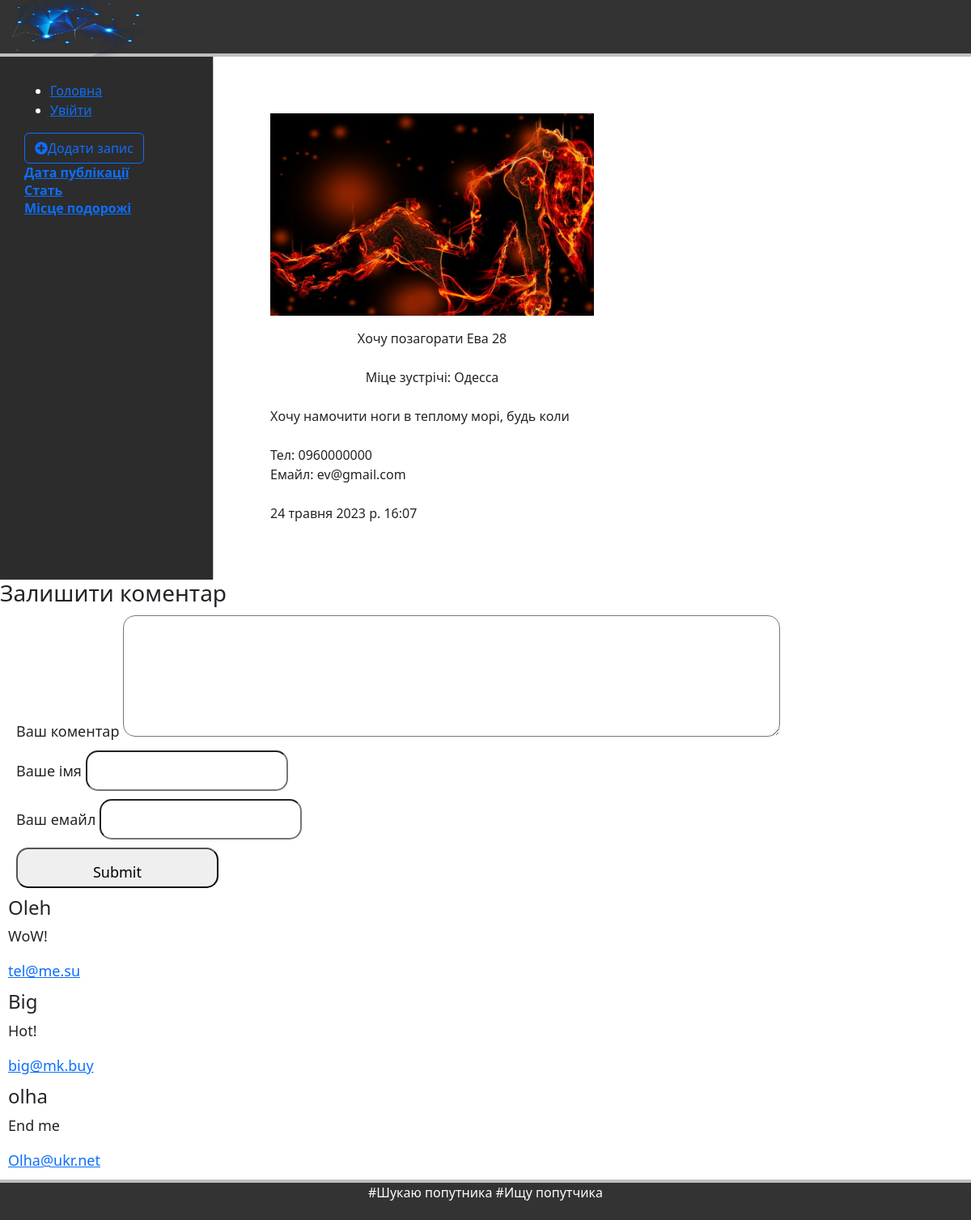
/2, run on the app's committed database.
### journey/models.py (models this page shows, shortened)
class Post(models.Model):
    autor = models.CharField('Автор ', max_length=50)
    age = models.CharField('Вік ', max_length=2)
    sex = models.CharField('Стать ', max_length=1, choices=GENDER_CHOICES)
    image = models.ImageField('Світлина ', upload_to='image/%Y', blank=True, null=True)
    title = models.CharField('Заголовок ', max_length=150)
    place = models.CharField('Місце подорожі ', max_length=150, choices=COUNTRY_CHOICES, blank=True, null=True)
    description = models.TextField('Опис ', max_length=2000)
    phone = models.CharField('Тел ', max_length=20, validators=[validate_integer])
    mail = models.EmailField('Емайл ', max_length=20, validators=[validate_email])
    date = models.DateTimeField('Дата публікації ', auto_now_add=True)
    class Meta:
        verbose_name = 'Запиc'
        verbose_name_plural = 'Записи'

class Comments(models.Model):
    email = models.EmailField()
    name = models.CharField('Автор:',max_length=50)
    text_comments = models.TextField('Текст коменту:', max_length=500)
    post = models.ForeignKey(Post, verbose_name='Публікація', on_delete=models.CASCADE)
    class Meta:
        verbose_name = 'Коментар'
        verbose_name_plural = 'Коментарі'

### journey/views.py (the view)
# urls.py: path('<int:pk>', views.PostViewDetail.as_view()),#, name='detail'),
class PostViewDetail(View):
    def get(self, request, pk):
        post = Post.objects.get(id=pk)
        return render(request, 'journey/detail.html', {'post': post})

### journey/templates/journey/detail.html (shortened to what this page needs)
{% extends 'journey/base.html' %}
{% load static %}
{% block content %}
{% if post.image %}
    <div class="image">
        <p align="center">
            <img src="{{ post.image.url }}" width="400px"/>
        </p>
    </div>
{% else %}
    <div class="image">
        <p align="center">
            <img src="{% static 'img/default.png' %}" width="300px"/>
        </p>
    </div>
{% endif %}
    <div align="center">
        <span>{{post.title}}  {{post.autor}}  {{post.age}}</span>
    </div>
    <div align="center">
        <br>
        Міце зустрічі: {{post.get_place_display}}
    </div>
    <div>
        <br>
        {{post.description}}
    </div>
    <div>
        <br>
        Тел: {{post.phone}}
        <br>
        Емайл: {{post.mail}}
    </div>
    <div>
        <br>
        {{post.date}}
        <br>
    </div>
</div>
<div class="form-comment">
    <h3>Залишити коментар</h3>
    <div>
        <form action="{% url 'add_comments' post.id %}" method="post">
            <div>
                <label>Ваш коментар</label>
                <textarea name="text_comments" id="" cols="30" rows="10"></textarea>
            </div>
            <div>
                <label>Ваше імя</label>
                <input type="text" name="name">
            </div>
            <div>
                <label>Ваш емайл</label>
                <input type="email" name="email">
            </div>
            <div>
                <input type="submit">
            </div>
        </form>
    </div>
</div>
<div>
    {% for comment in post.comments_set.all %}
    <div class="view-comment">
        <h4>{{ comment.name }}</h4>
        <p>
            {{ comment.text_comments }}
        </p>
        <div> <a class="color" e href="mailto:{{ comment.email }}">{{ comment.email }}</a>
        </div>
    </div>
    {% endfor %}
</div>
{% endblock %}

### journey/static/css/style.css (style rules this page uses)
* { margin: 0; padding: 0; }
.form-comment { font-size: 18px; }
.form-comment label { margin: 10px 10 px; }
.form-comment input { border-radius: 15px; padding: 15px; height: 50px; width: 250px; }
.form-comment textarea { border-radius: 15px; padding: 15px; height: 150px; width: 70%; resize: vertical; }
.form-comment div { margin: 10px; }
.view-comment { padding:10 px; margin: 10px; font-size: 18px; border-radius: 15px; }

### data on the page
Post: image (picture), title "Хочу позагорати", autor "Ева", age "28", place "Одесса", description "Хочу намочити ноги в теплому морі, будь коли", phone "0960000000", mail "ev@gmail.com", date "24 травня 2023 р. 16:07"
Comments: name "Oleh", text_comments "WoW!", email "tel@me.su"
Comments: name "Big", text_comments "Hot!", email "big@mk.buy"
Comments: name "olha", text_comments "End me", email "Olha@ukr.net"
